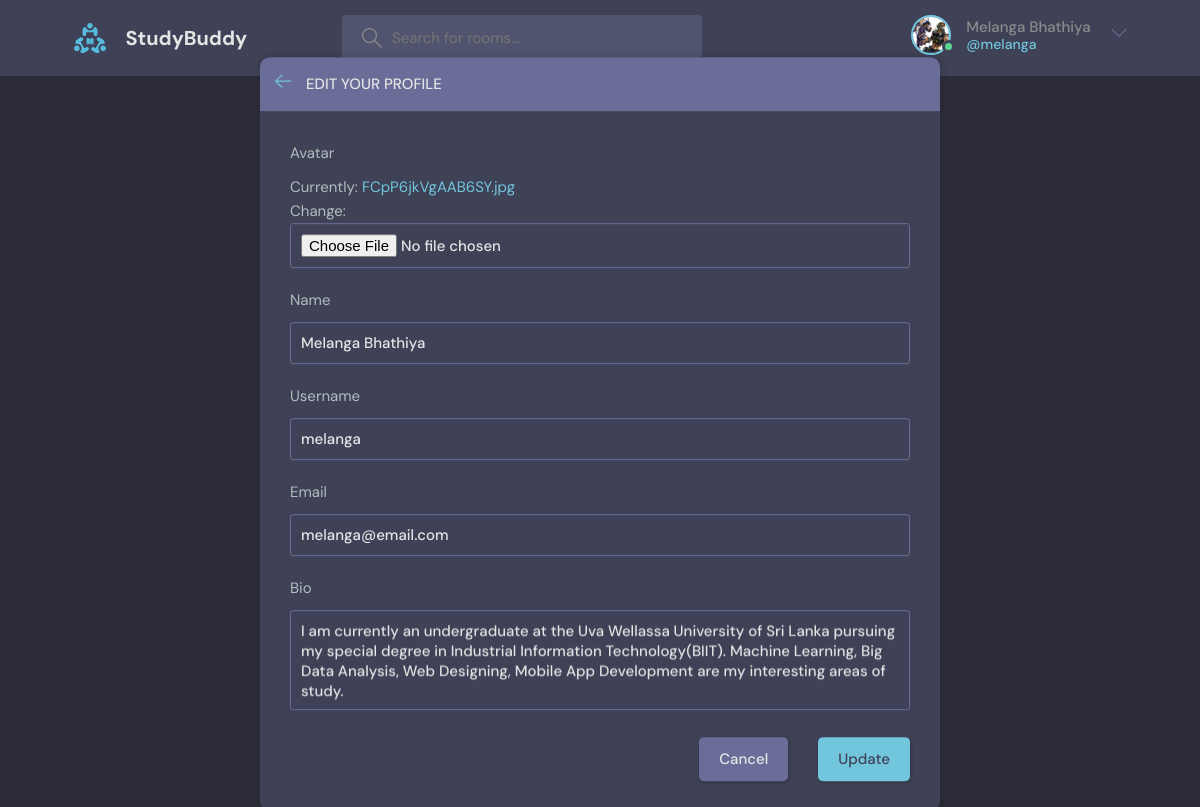
The page /update-user (signed in) on the database its author committed.
### base/models.py (models this page shows)
class User(AbstractUser):
    name = models.CharField(max_length=200, null=True)
    email = models.EmailField(null=True)
    bio = models.TextField(null=True)
    avatar = models.ImageField(null=True, default="avatar.svg")
    REQUIRED_FIELDS = []

### base/views.py (the view)
# urls.py: path('update-user', views.update_user, name="update-user"),
@login_required(login_url='login')
def update_user(request):
    selected_user = request.user
    form = UserForm(instance=selected_user)
    if request.method == "POST":
        form = UserForm(request.POST, request.FILES, instance=selected_user)
        if form.is_valid():
            form.save()
            return redirect('user-profile', pk=selected_user.id)
    return render(request, 'base/update_user.html', {'form': form})

### base/forms.py
class UserForm(ModelForm):
    class Meta:
        model = User
        fields = ['avatar', 'name', 'username', 'email', 'bio']

### base/templates/base/update_user.html (shortened to what this page needs)
{% extends 'main.html' %}
{% block content %}
<main class="update-account layout">
    <div class="container">
        <div class="layout__box">
            <div class="layout__boxHeader">
                <div class="layout__boxTitle">
                    <a href="{% url 'user-profile' request.user.id %}">
                        <svg version="1.1" xmlns="http://www.w3.org/2000/svg" width="32" height="32"
                        viewBox="0 0 32 32">
                            <title>arrow-left</title>
                            <path
                            d="M13.723 2.286l-13.723 13.714 13.719 13.714 1.616-1.611-10.96-10.96h27.625v-2.286h-27.625l10.965-10.965-1.616-1.607z">
                            </path>
                        </svg>
                    </a>
                    <h3>Edit your profile</h3>
                </div>
            </div>
            <div class="layout__body">
                <form class="form" method="POST" action="" enctype="multipart/form-data">
                    {% for field in form %}
                        <div class="form__group">
                        <label for="{{ field.label }}">{{ field.label }}</label>
                        {{ field }}
                    </div>
                    {% endfor %}
                    <div class="form__action">
                        <a class="btn btn--dark" href="index.html">Cancel</a>
                        <button class="btn btn--main" type="submit">Update</button>
                    </div>
                </form>
            </div>
        </div>
    </div>
</main>
{% endblock content %}

### templates/navbar.html (shortened to what this page needs)
{% load static %}
<header class="header header--loggedIn">
  <div class="container">
    <a href="{% url 'home' %}" class="header__logo">
      <img src="{% static 'images/logo.svg'%}" />
      <h1>StudyBuddy</h1>
    </a>
    <form class="header__search" method="GET" action="{% url 'home' %}">
      <label>
        <input name="q" placeholder="Search for rooms..." />
      </label>
    </form>
    <nav class="header__menu">
    {% if request.user.is_authenticated %}
      <div class="header__user">
        <a href="{% url 'user-profile' request.user.id %}">
          <div class="avatar avatar--medium active">
            <img src="{{ request.user.avatar.url }}" />
          </div>
          <p>{{ request.user.name }} <span>@{{ request.user.username }}</span></p>
        </a>
        <button class="dropdown-button">
          <svg version="1.1" xmlns="http://www.w3.org/2000/svg" width="32" height="32" viewBox="0 0 32 32">
            <title>chevron-down</title>
            <path d="M16 21l-13-13h-3l16 16 16-16h-3l-13 13z"></path>
          </svg>
        </button>
      </div>
    {% else %}
      <a href="{% url 'login' %}">
        <img src="{% static 'images/avatar.svg' %}" />
        <p>Login</p>
      </a>
    {% endif %}
    </nav>
  </div>
</header>

### rows shown on the page
User: user.avatar (picture), user.name "Melanga Bhathiya", user.username "melanga", form "Melanga Bhathiya" "melanga" "melanga@email.com" "I am currently an undergraduate at the Uva Wellassa University of Sri Lanka pursuing my special degree in Industrial Information Technology(BIIT). Machine Learning, Big Data Analysis, Web Designing, Mobile App Development are my interesting areas of study."

### other values the page prints
{{ field.label }} "Avatar" "Name" "Username" "Email" "Bio"
